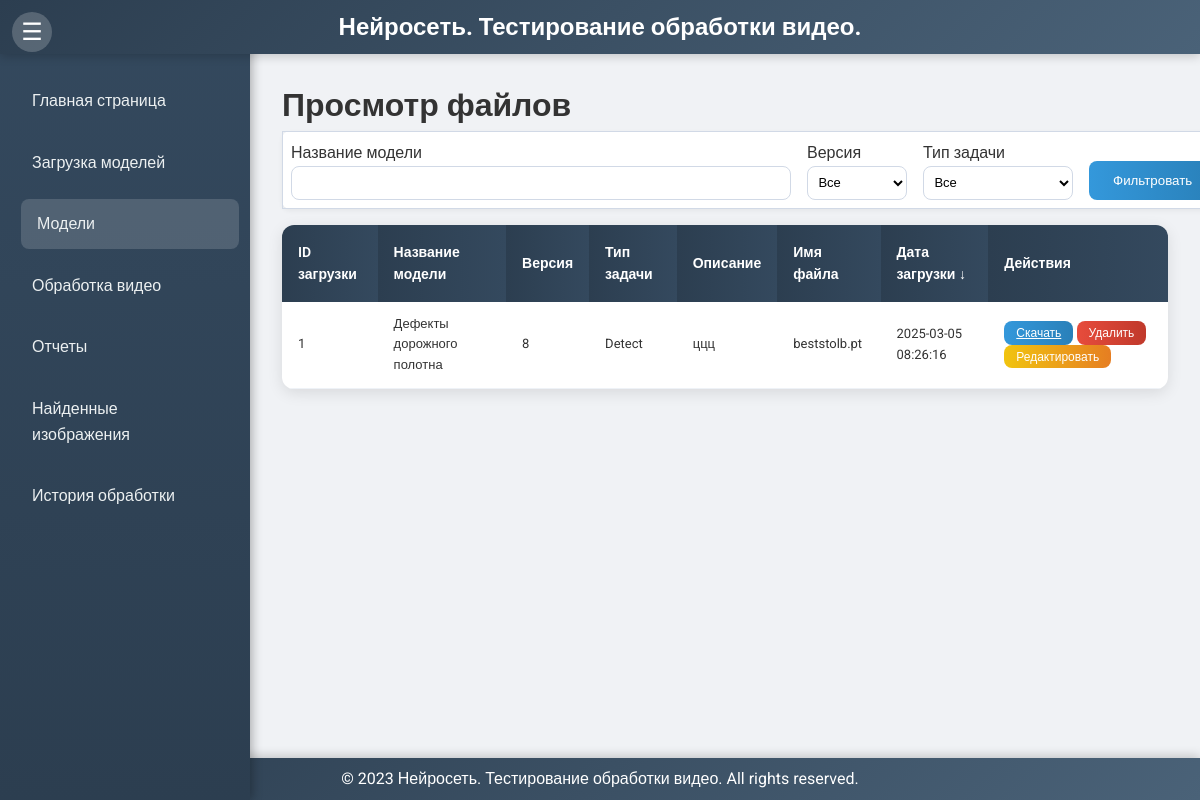
The app's page /view, older data.
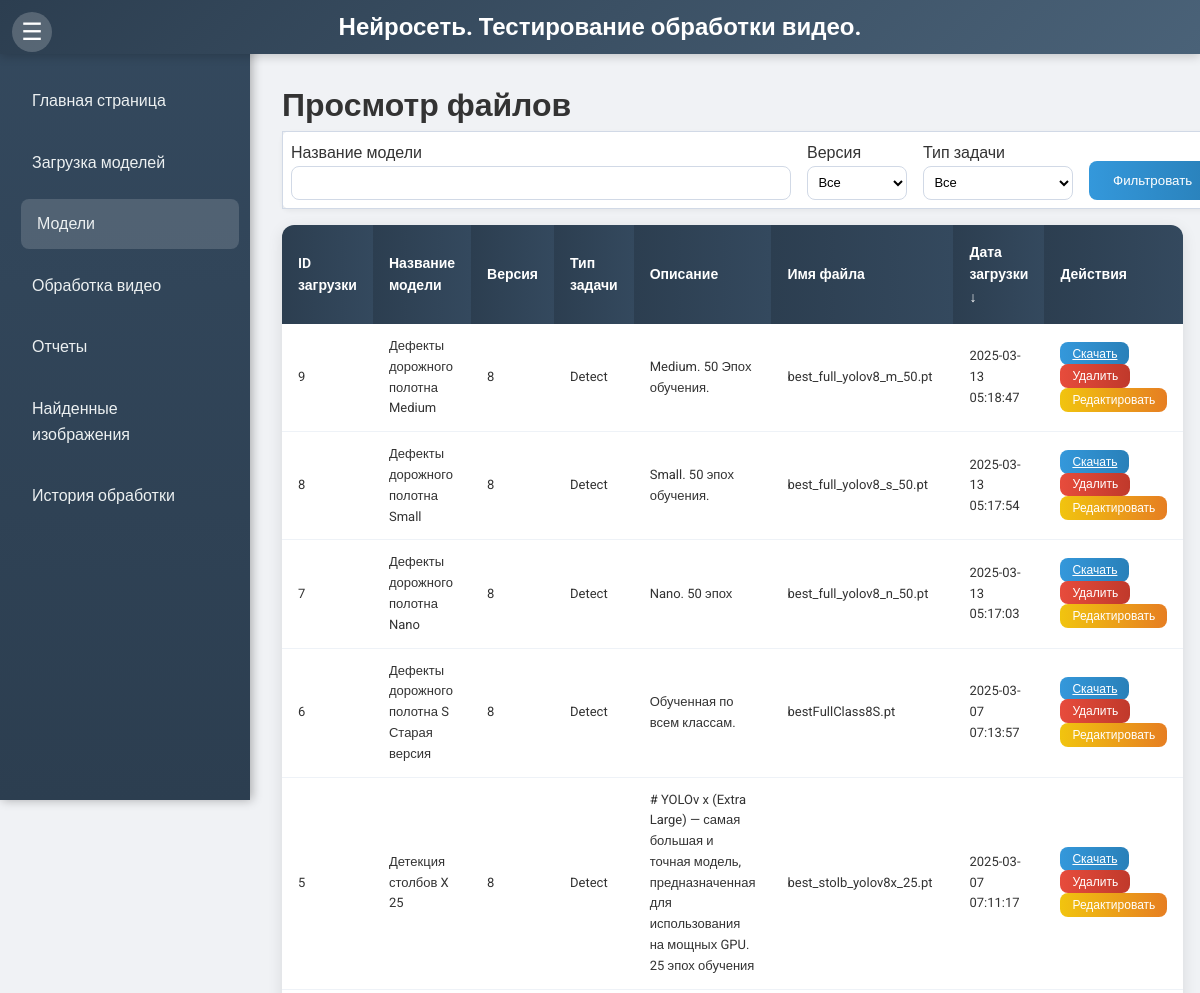
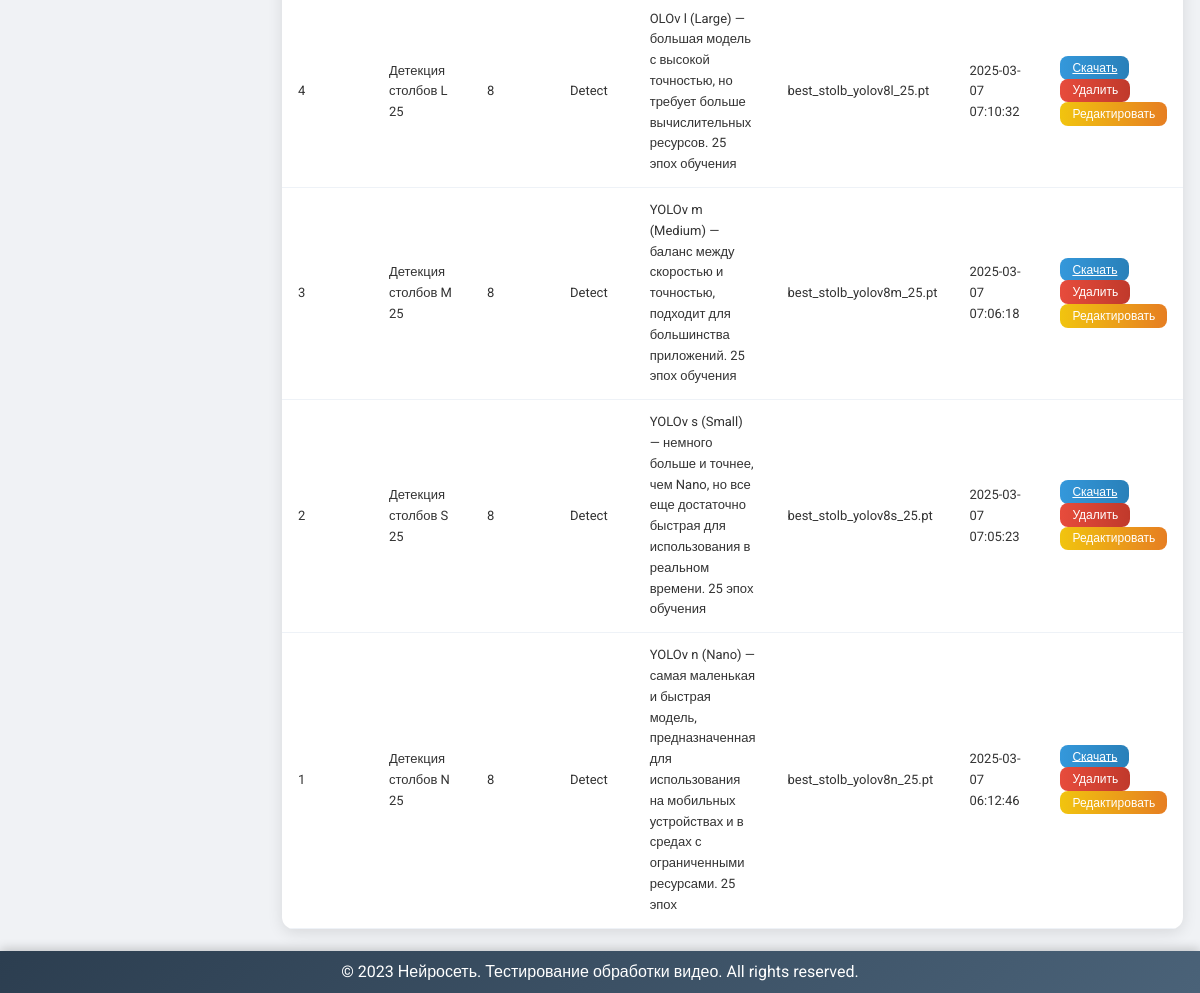
The same page, newer data (2 pictures, top to bottom).
### models.py (models this page shows)
class UploadedFile(db.Model):
    id = db.Column(db.Integer, primary_key=True)
    model_name = db.Column(db.String(255), nullable=False)
    version = db.Column(db.String(10), nullable=False)
    task_type = db.Column(db.String(50), nullable=False)
    description = db.Column(db.Text, nullable=False)
    file_path = db.Column(db.String(255), nullable=False)
    original_filename = db.Column(db.String(255), nullable=False)
    filename_without_guid = db.Column(db.String(255), nullable=False)
    upload_datetime = db.Column(db.DateTime, default=datetime.utcnow)

### app.py (the view)
@app.route('/view', methods=['GET'])
def view_files():
    model_name = request.args.get('model_name')
    version = request.args.get('version')
    task_type = request.args.get('task_type')
    sort_by = request.args.get('sort_by', 'upload_datetime')
    sort_dir = request.args.get('sort_dir', 'desc')
    query = UploadedFile.query
    if model_name:
        query = query.filter(UploadedFile.model_name.ilike(f'%{model_name}%'))
    if version:
        query = query.filter_by(version=version)
    if task_type:
        query = query.filter_by(task_type=task_type)
    sortable_fields = {
        'id': UploadedFile.id,
        'model_name': UploadedFile.model_name,
        'version': UploadedFile.version,
        'task_type': UploadedFile.task_type,
        'description': UploadedFile.description,
        'filename_without_guid': UploadedFile.filename_without_guid,
        'upload_datetime': UploadedFile.upload_datetime
    }
    if sort_by in sortable_fields:
        sort_column = sortable_fields[sort_by]
        if sort_dir == 'asc':
            query = query.order_by(asc(sort_column))
        else:
            query = query.order_by(desc(sort_column))
    files = query.all()
    unique_model_names = [row[0] for row in db.session.query(distinct(UploadedFile.model_name)).all()]
    return render_template(
        'view.html',
        files=files,
        current_page='view',
        sort_by=sort_by,
        sort_dir=sort_dir,
        unique_model_names=unique_model_names
    )

### templates/view.html (shortened to what the changed rows need)
{% extends 'base.html' %}
{% block content %}
    <h1>Просмотр файлов</h1>
    <table class="modern-table">
        <thead>
            <tr>
                <th><a href="{{ url_for('view_files', model_name=request.args.get('model_name'), version=request.args.get('version'), task_type=request.args.get('task_type'), sort_by='id', sort_dir='asc' if sort_by == 'id' and sort_dir == 'desc' else 'desc') }}" class="table-link">ID загрузки {% if sort_by == 'id' %}{{ '↑' if sort_dir == 'asc' else '↓' }}{% endif %}</a></th>
                <th><a href="{{ url_for('view_files', model_name=request.args.get('model_name'), version=request.args.get('version'), task_type=request.args.get('task_type'), sort_by='model_name', sort_dir='asc' if sort_by == 'model_name' and sort_dir == 'desc' else 'desc') }}" class="table-link">Название модели {% if sort_by == 'model_name' %}{{ '↑' if sort_dir == 'asc' else '↓' }}{% endif %}</a></th>
                <th><a href="{{ url_for('view_files', model_name=request.args.get('model_name'), version=request.args.get('version'), task_type=request.args.get('task_type'), sort_by='version', sort_dir='asc' if sort_by == 'version' and sort_dir == 'desc' else 'desc') }}" class="table-link">Версия {% if sort_by == 'version' %}{{ '↑' if sort_dir == 'asc' else '↓' }}{% endif %}</a></th>
                <th><a href="{{ url_for('view_files', model_name=request.args.get('model_name'), version=request.args.get('version'), task_type=request.args.get('task_type'), sort_by='task_type', sort_dir='asc' if sort_by == 'task_type' and sort_dir == 'desc' else 'desc') }}" class="table-link">Тип задачи {% if sort_by == 'task_type' %}{{ '↑' if sort_dir == 'asc' else '↓' }}{% endif %}</a></th>
                <th><a href="{{ url_for('view_files', model_name=request.args.get('model_name'), version=request.args.get('version'), task_type=request.args.get('task_type'), sort_by='description', sort_dir='asc' if sort_by == 'description' and sort_dir == 'desc' else 'desc') }}" class="table-link">Описание {% if sort_by == 'description' %}{{ '↑' if sort_dir == 'asc' else '↓' }}{% endif %}</a></th>
                <th><a href="{{ url_for('view_files', model_name=request.args.get('model_name'), version=request.args.get('version'), task_type=request.args.get('task_type'), sort_by='filename_without_guid', sort_dir='asc' if sort_by == 'filename_without_guid' and sort_dir == 'desc' else 'desc') }}" class="table-link">Имя файла {% if sort_by == 'filename_without_guid' %}{{ '↑' if sort_dir == 'asc' else '↓' }}{% endif %}</a></th>
                <th><a href="{{ url_for('view_files', model_name=request.args.get('model_name'), version=request.args.get('version'), task_type=request.args.get('task_type'), sort_by='upload_datetime', sort_dir='asc' if sort_by == 'upload_datetime' and sort_dir == 'desc' else 'desc') }}" class="table-link">Дата загрузки {% if sort_by == 'upload_datetime' %}{{ '↑' if sort_dir == 'asc' else '↓' }}{% endif %}</a></th>
                <th>Действия</th>
            </tr>
        </thead>
        <tbody>
            {% for file in files %}
            <tr>
                <td>{{ file.id }}</td>
                <td>{{ file.model_name }}</td>
                <td>{{ file.version }}</td>
                <td>{{ file.task_type }}</td>
                <td>{{ file.description }}</td>
                <td>{{ file.filename_without_guid }}</td>
                <td>{{ file.upload_datetime.strftime('%Y-%m-%d %H:%M:%S') }}</td>
                <td>
                    <a href="{{ url_for('download_file', file_id=file.id) }}" class="btn btn-primary btn-sm">Скачать</a>
                    <form method="POST" action="{{ url_for('delete_file', file_id=file.id) }}" style="display:inline;">
                        <button type="submit" class="btn btn-danger btn-sm" onclick="return confirm('Вы уверены, что хотите удалить этот файл?');">Удалить</button>
                    </form>
                    <button class="btn btn-warning btn-sm" onclick="openEditModal({{ file.id }}, '{{ file.model_name }}', '{{ file.version }}', '{{ file.task_type }}', '{{ file.description|replace('\n', '\\n') }}')">Редактировать</button>
                </td>
            </tr>
            {% endfor %}
        </tbody>
    </table>
{% endblock %}

Row changes from the older to the newer data that the page shows:
added UploadedFile: id "9", model_name "Дефекты дорожного полотна Medium", version "8", task_type "Detect", description "Medium. 50 Эпох обучения.", filename_without_guid "best_full_yolov8_m_50.pt", upload_datetime "2025-03-13 05:18:47"
added UploadedFile: id "8", model_name "Дефекты дорожного полотна Small", version "8", task_type "Detect", description "Small. 50 эпох обучения.", filename_without_guid "best_full_yolov8_s_50.pt", upload_datetime "2025-03-13 05:17:54"
added UploadedFile: id "7", model_name "Дефекты дорожного полотна Nano", version "8", task_type "Detect", description "Nano. 50 эпох", filename_without_guid "best_full_yolov8_n_50.pt", upload_datetime "2025-03-13 05:17:03"
added UploadedFile: id "6", model_name "Дефекты дорожного полотна S Старая версия", version "8", task_type "Detect", description "Обученная по всем классам.", filename_without_guid "bestFullClass8S.pt", upload_datetime "2025-03-07 07:13:57"
added UploadedFile: id "5", model_name "Детекция столбов X 25", version "8", task_type "Detect", description "# YOLOv x (Extra Large) — самая большая и точная модель, предназначенная для использования на мощных GPU. 25 эпох обучения", filename_without_guid "best_stolb_yolov8x_25.pt", upload_datetime "2025-03-07 07:11:17"
added UploadedFile: id "4", model_name "Детекция столбов L 25", version "8", task_type "Detect", description "OLOv l (Large) — большая модель с высокой точностью, но требует больше вычислительных ресурсов. 25 эпох обучения", filename_without_guid "best_stolb_yolov8l_25.pt", upload_datetime "2025-03-07 07:10:32"
added UploadedFile: id "3", model_name "Детекция столбов M 25", version "8", task_type "Detect", description "YOLOv m (Medium) — баланс между скоростью и точностью, подходит для большинства приложений. 25 эпох обучения", filename_without_guid "best_stolb_yolov8m_25.pt", upload_datetime "2025-03-07 07:06:18"
added UploadedFile: id "2", model_name "Детекция столбов S 25", version "8", task_type "Detect", description "YOLOv s (Small) — немного больше и точнее, чем Nano, но все еще достаточно быстрая для использования в реальном времени. 25 эпох обучения", filename_without_guid "best_stolb_yolov8s_25.pt", upload_datetime "2025-03-07 07:05:23"
changed UploadedFile id 1: model_name "Дефекты дорожного полотна" → "Детекция столбов N 25"; description "ццц" → "YOLOv n (Nano) — самая маленькая и быстрая модель, предназначенная для использования на мобильных устройствах и в средах с ограниченными ресурсами. 25 эпох"; filename_without_guid "beststolb.pt" → "best_stolb_yolov8n_25.pt"; upload_datetime "2025-03-05 08:26:16" → "2025-03-07 06:12:46"
